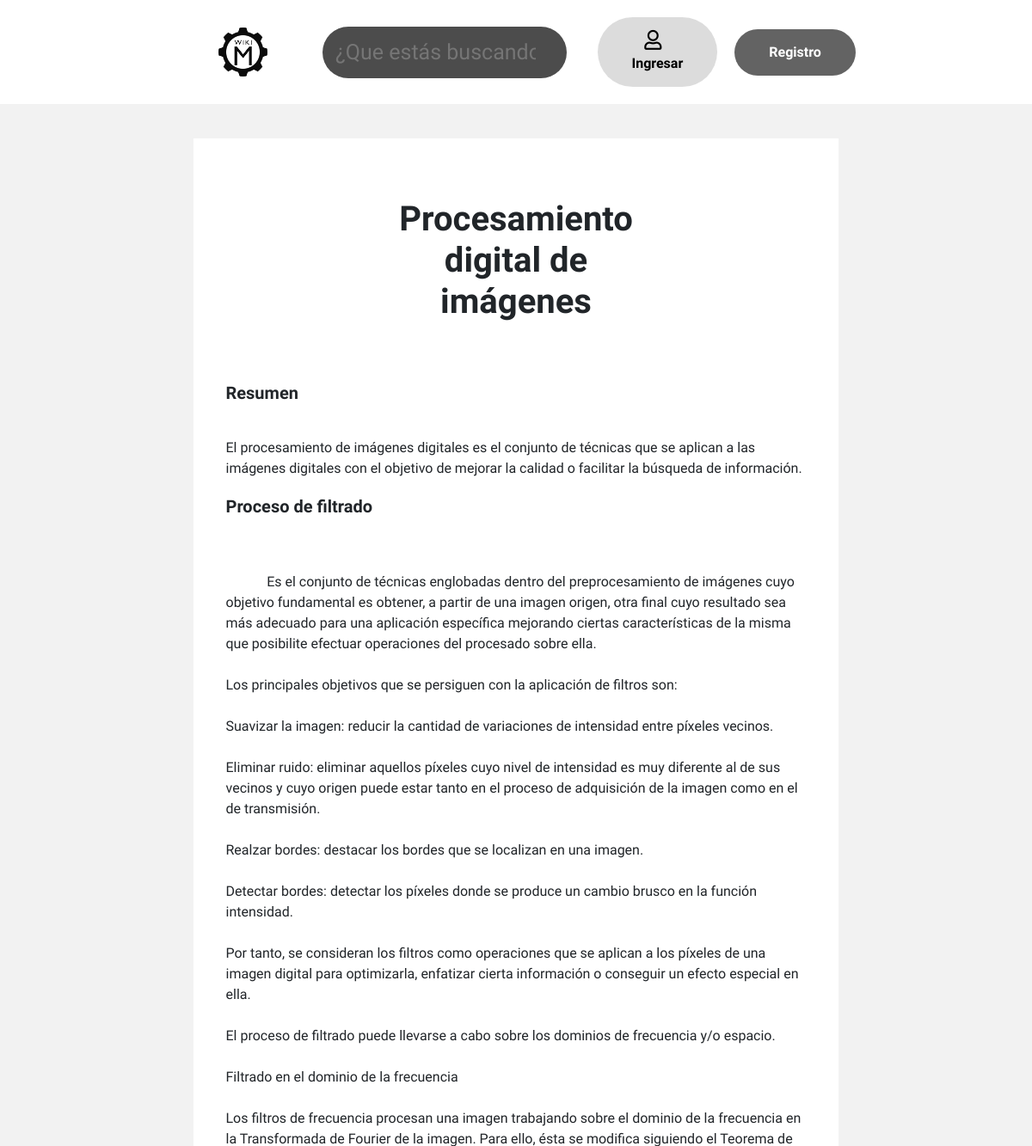
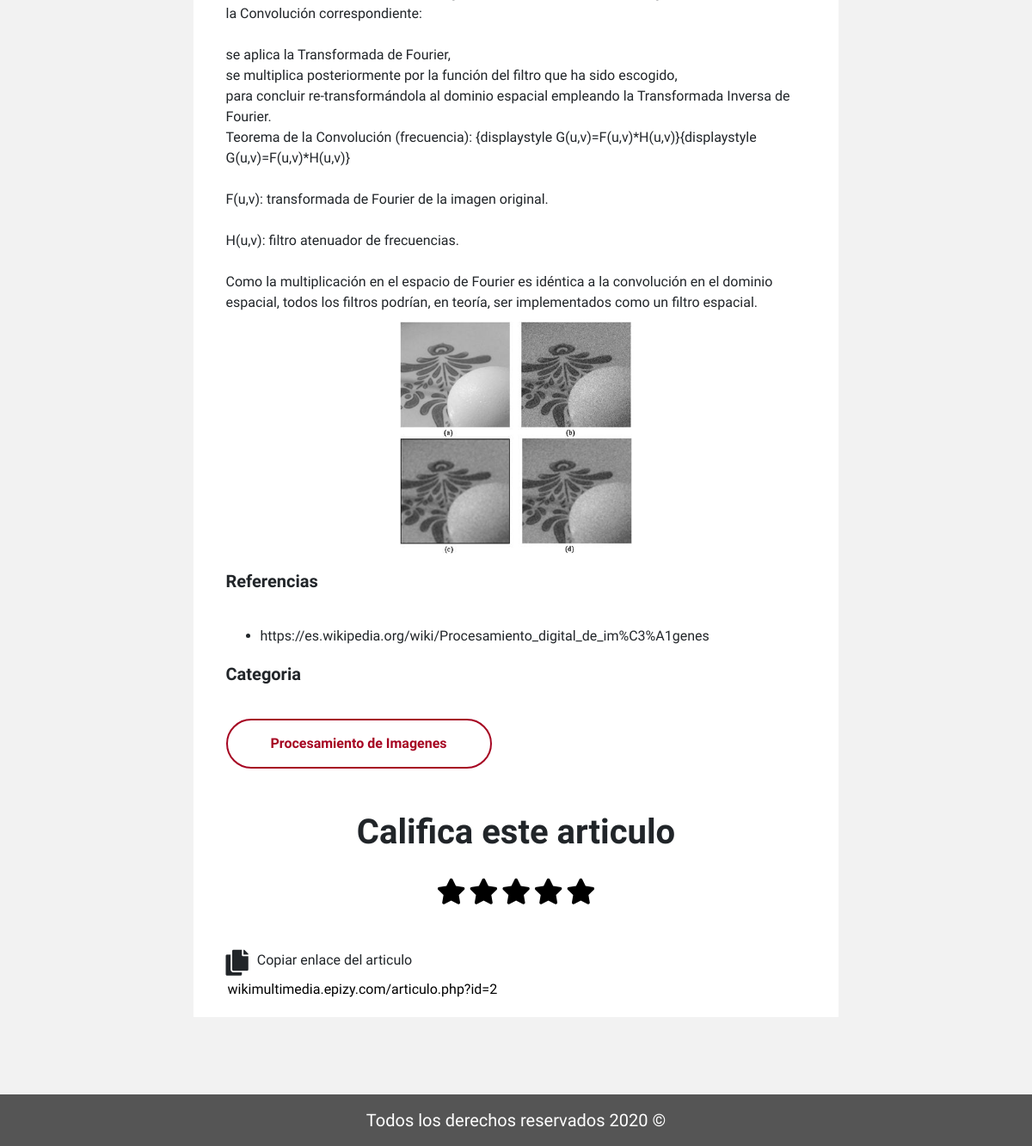
Screenshot of /articulo.php?id=2 with the database file from the repository (2 pictures, top to bottom).
### tables this page shows
CREATE TABLE `articulos` (
  `id_articulo` int(11) NOT NULL,
  `autor_articulo` varchar(65) NOT NULL,
  `fecha_articulo` date NOT NULL,
  `titulo_articulo` varchar(65) NOT NULL,
  `resumen_articulo` text NOT NULL,
  `subtitulo_articulo` varchar(65) NOT NULL,
  `contenido_articulo` text NOT NULL,
  `multimedia_articulo` text NOT NULL,
  `categoria_articulo` varchar(65) NOT NULL,
  `referencias_articulo` text NOT NULL,
  `usuario_id` int(11) NOT NULL
);

### articulo.php (the view, shortened to what this page needs)
<?php include_once 'include/templates/head.php'; ?>
<?php
    $usuario=$_SESSION['usuario'];
    if(!$usuario)
    {
        include ("include/templates/header_barra_visitante.php");
    }
?>
    </header>
    <main class="contenedor">
        <?php require_once('include/funciones/bd_conexion.php');
        $articulo_id = $_GET['id'];
        ?>
        <div class="background_blanco_articulo">
        <?php
        $sql = "SELECT * FROM `articulos` WHERE `id_articulo`= $articulo_id";
        $resultado = $connection->query($sql);
        while (($consulta = $resultado -> fetch_assoc())) {
            if($consulta['categoria_articulo']=='modelado3d')
                        {
                            $categoria_ui="Modelado 3D";
                        }
                        else if($consulta['categoria_articulo']=='procesamiento_imagenes'){
                            $categoria_ui="Procesamiento de Imagenes";
                        }
            ?>
            <h3 class="titulo_articulo fw_700"><?php echo $consulta['titulo_articulo'];?></h3>
            <h4 class="subtitulo_articulo fw_700">Resumen</h4>
            <p>
                <?php echo $consulta['resumen_articulo'];?>
            </p>
            <h4 class="subtitulo_articulo fw_700"><?php echo $consulta['subtitulo_articulo'];?></h4>
            <p class="contenido_articulo">
            <?php echo $consulta['contenido_articulo'];?>
            </p>
            <img class="imagen_articulo" src="<?php echo $consulta['multimedia_articulo'];?>" alt="<?php echo $consulta['titulo_articulo'];?>">
            <h4 class="subtitulo_articulo fw_700">Referencias</h4>
            <ul>
                <li class="referencia_articulo"><?php echo $consulta['referencias_articulo'];?></li>
            </ul>
            <h4 class="subtitulo_articulo fw_700">Categoria</h4>
                <a class="btn_<?php echo $consulta['categoria_articulo'];?> fw_700" href="<?php echo $consulta['categoria_articulo'];?>.php"><?php echo $categoria_ui;?></a>
                <div class="calificar_articulos">
                <h4 class="calificacion_titulo">Califica este articulo</h4>
                    <div>
                        <i class="fas fa-star" data-index="0"></i>
                        <i class="fas fa-star" data-index="1"></i>
                        <i class="fas fa-star" data-index="2"></i>
                        <i class="fas fa-star" data-index="3"></i>
                        <i class="fas fa-star" data-index="4"></i>
                    </div>
                </div>
            <div class="compartir_articulo">
                <span>
                <i class="fas fa-copy" id="boton_link_articulo"></i>
                </span>
                <p>Copiar enlace del articulo</p>
            </div>
            <input type="text" id="link_articulo" class="link_articulo" value="wikimultimedia.epizy.com/articulo.php?id=<?php echo $articulo_id;?>">
        </div>
        <?php }
        ?>
    </main>
    <?php include_once 'include/templates/footer.php'; ?>

### css/main.css (style rules this page uses)
html { color: #222; font-size: 1em; line-height: 1.4; }
audio, canvas, iframe, img, svg, video { vertical-align: middle; }
:root { --animacion: #32d04a; --procesamiento_de_imagenes: #a60522; --lenguajes_de_programacion: #ff7800; --modelado3d: #03a696; }
html { box-sizing: border-box; font-size: 62.5%; }
*, *:before, *:after { box-sizing: inherit; }
body { font-size: 1.6rem; font-family: 'Raleway', sans-serif; background-color: #f2f2f2; }
img { width: 100%; }
.contenedor { max-width: 90%; margin: 0 auto; }
@media (min-width:576px) { .contenedor { max-width: 62.5%; } }
h3 { margin-top: 0; }
a { text-decoration: none; color: black; }
.fw_700 { font-weight: 700; }
.btn_procesamiento_imagenes { border: .2rem solid var(--procesamiento_de_imagenes); padding: 1.5rem 5rem; border-radius: 5rem; text-align: center; display: inline-block; color: var(--procesamiento_de_imagenes); transition: .3s ease-out; }
.background_blanco_articulo { background-color: white; margin: 4rem 0; padding: 2rem 5%; }
input[type="text"], input[type="submit"] { border: .1rem solid black; width: 100%; }
.compartir_articulo { display: flex; flex-direction: row; }
.compartir_articulo .fa-copy { margin-right: 1rem; font-size: 3rem; transition: .3s ease-in-out; }
.link_articulo { background-color: transparent; max-width: 100%!important; border: 0!important; text-decoration: none; }
p.contenido_articulo { white-space: pre-wrap; }
.imagen_articulo { max-width: 100%; display: block; margin: auto; }
@media (min-width:768px) { .imagen_articulo { max-width: 40%; } }
.titulo_articulo { padding: 5rem 0; text-align: center; font-size: 2.5rem; }
@media (min-width:768px) { .titulo_articulo { padding: 5rem 5rem; font-size: 4rem; } }
@media (min-width:1200px) { .titulo_articulo { padding: 5rem 20rem; } }
.subtitulo_articulo { font-size: 2rem; margin: 2rem 0 4rem 0; }
.referencia_articulo { word-wrap: break-word; }
.calificar_articulos { display: flex; margin: 5rem 0; flex-direction: column; align-items: center; }
.fa-star { font-size: 3rem; transition: .3s ease-in-out; }
.calificacion_titulo { font-size: 4rem; font-weight: 700; text-align: center; margin-bottom: 3rem; }

### rows the page displays
articulos: titulo_articulo "Procesamiento digital de imágenes", resumen_articulo "El procesamiento de imágenes digitales es el conjunto de técnicas que se aplican a las imágenes digitales con el objetivo de mejorar la calidad o facilitar la búsqueda de información.", subtitulo_articulo "Proceso de filtrado", contenido_articulo "Es el conjunto de técnicas englobadas dentro del preprocesamiento de imágenes cuyo objetivo fundamental es obtener, a partir de una imagen origen, otra final cuyo resultado sea más adecuado para una aplicación específica mejorando ciertas características de la misma que posibilite efectuar operaciones del procesado sobre ella. Los principales objetivos que se persiguen con la aplicación de filtros son: Suavizar la imagen: reducir la cantidad de variaciones de intensidad entre píxeles vecinos. Eliminar ruido: eliminar aquellos píxeles cuyo nivel de intensidad es muy diferente al de sus vecinos y cuyo origen puede estar tanto en el proceso de adquisición de la imagen como en el de…", multimedia_articulo (picture), referencias_articulo "https://es.wikipedia.org/wiki/Procesamiento_digital_de_im%C3%A1genes", categoria_articulo "Procesamiento de Imagenes"
